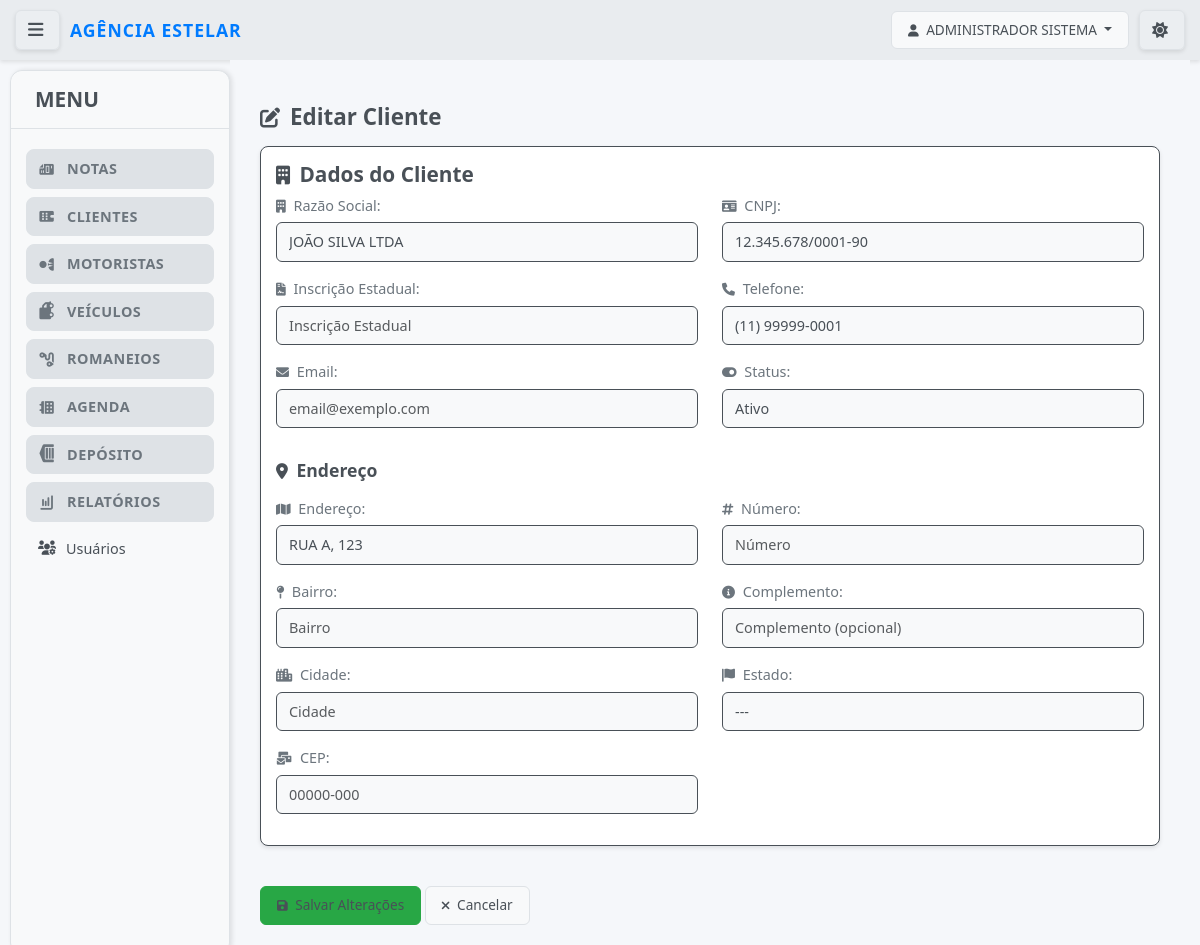
The page /notas/clientes/editar/21/ (signed in) on the database its author committed.
### notas/models.py (models this page shows, shortened)
class UpperCaseMixin:
    def save(self, *args, **kwargs):
        for field in self._meta.fields:
            if hasattr(field, 'max_length') and hasattr(self, field.name):
                value = getattr(self, field.name)
                if value and isinstance(value, str):
                    exclude_fields = [
                        'email', 'password', 'username', 'cpf', 'cnpj',
                        'cnh', 'chassi', 'renavam', 'placa', 'cep',
                        'telefone', 'rntrc', 'numero_consulta', 'tipo_usuario',
                        'status'  # Adicionado para não converter status para maiúsculo
                    ]
                    if field.name not in exclude_fields:
                        setattr(self, field.name, value.upper())
        super().save(*args, **kwargs)

class Usuario(UpperCaseMixin, AbstractUser):
    TIPO_USUARIO_CHOICES = [
        ('admin', 'Administrador'),
        ('funcionario', 'Funcionário'),
        ('cliente', 'Cliente'),
    ]
    tipo_usuario = models.CharField(
        max_length=20,
        choices=TIPO_USUARIO_CHOICES,
        default='funcionario',
        verbose_name="Tipo de Usuário"
    )
    cliente = models.ForeignKey(
        Cliente,
        on_delete=models.CASCADE,
        null=True,
        blank=True,
        verbose_name="Cliente Vinculado"
    )
    telefone = models.CharField(max_length=20, blank=True, verbose_name="Telefone")
    ultimo_acesso = models.DateTimeField(null=True, blank=True, verbose_name="Último Acesso")
    REQUIRED_FIELDS = ['email', 'first_name', 'last_name']
    USERNAME_FIELD = 'username'
    is_authenticated = True
    is_anonymous = False
    objects = UsuarioManager()
    class Meta:
        verbose_name = "Usuário"
        verbose_name_plural = "Usuários"
        ordering = ['username']
    def get_full_name(self):
        return f"{self.first_name} {self.last_name}".strip()
    @property
    def is_admin(self):
        return self.tipo_usuario == 'admin'
    @property
    def is_cliente(self):
        return self.tipo_usuario == 'cliente'
    def can_access_funcionalidades(self):
        return self.is_admin or self.is_funcionario

class Cliente(UpperCaseMixin, models.Model):
    razao_social = models.CharField(max_length=255, unique=True, verbose_name="Razão Social") # Adicionado unique=True
    cnpj = models.CharField(max_length=18, unique=True, blank=True, null=True, verbose_name="CNPJ")
    nome_fantasia = models.CharField(max_length=255, blank=True, null=True, verbose_name="Nome Fantasia")
    inscricao_estadual = models.CharField(max_length=20, blank=True, null=True, verbose_name="Inscrição Estadual")
    endereco = models.CharField(max_length=255, blank=True, null=True, verbose_name="Endereço")
    numero = models.CharField(max_length=10, blank=True, null=True, verbose_name="Número")
    complemento = models.CharField(max_length=255, blank=True, null=True, verbose_name="Complemento")
    bairro = models.CharField(max_length=100, blank=True, null=True, verbose_name="Bairro")
    cidade = models.CharField(max_length=100, blank=True, null=True, verbose_name="Cidade")
    estado = models.CharField(max_length=2, blank=True, null=True, verbose_name="Estado (UF)")
    cep = models.CharField(max_length=9, blank=True, null=True, verbose_name="CEP")
    telefone = models.CharField(max_length=20, blank=True, null=True, verbose_name="Telefone")
    email = models.EmailField(blank=True, null=True, verbose_name="Email")
    STATUS_CHOICES = [
        ('Ativo', 'Ativo'),
        ('Inativo', 'Inativo'),
    ]
    status = models.CharField(max_length=10, choices=STATUS_CHOICES, default='Ativo', verbose_name="Status")
    class Meta:
        verbose_name = "Cliente"
        verbose_name_plural = "Clientes"
        ordering = ['razao_social']

### notas/views.py (the view)
# urls.py: path('clientes/editar/<int:pk>/', views.editar_cliente, name='editar_cliente'),
def editar_cliente(request, pk):
    cliente = get_object_or_404(Cliente, pk=pk)
    if request.method == 'POST':
        form = ClienteForm(request.POST, instance=cliente)
        if form.is_valid():
            form.save()
            messages.success(request, 'Cliente atualizado com sucesso!')
            return redirect('notas:listar_clientes')
        else:
            messages.error(request, 'Houve um erro ao atualizar o cliente. Verifique os campos.')
    else:
        form = ClienteForm(instance=cliente)
    return render(request, 'notas/editar_cliente.html', {'form': form, 'cliente': cliente})

### notas/templates/notas/editar_cliente.html (shortened to what this page needs)
{% extends 'base.html' %}
{% block content %}
<div class="container mt-4">
    <h2><i class="fas fa-edit"></i> Editar Cliente</h2>
    <form method="post">
        <div class="card card-body mb-4">
            <h3><i class="fas fa-building"></i> Dados do Cliente</h3>
            <div class="row">
                <div class="col-md-6 mb-3">
                    <label for="{{ form.razao_social.id_for_label }}" class="form-label">
                        <i class="fas fa-building"></i> {{ form.razao_social.label }}:
                    </label>
                    {{ form.razao_social }}
                </div>
                <div class="col-md-6 mb-3">
                    <label for="{{ form.cnpj.id_for_label }}" class="form-label">
                        <i class="fas fa-id-card"></i> {{ form.cnpj.label }}:
                    </label>
                    {{ form.cnpj }}
                </div>
                <div class="col-md-6 mb-3">
                    <label for="{{ form.inscricao_estadual.id_for_label }}" class="form-label">
                        <i class="fas fa-file-contract"></i> {{ form.inscricao_estadual.label }}:
                    </label>
                    {{ form.inscricao_estadual }}
                </div>
                <div class="col-md-6 mb-3">
                    <label for="{{ form.telefone.id_for_label }}" class="form-label">
                        <i class="fas fa-phone"></i> {{ form.telefone.label }}:
                    </label>
                    {{ form.telefone }}
                </div>
                <div class="col-md-6 mb-3">
                    <label for="{{ form.email.id_for_label }}" class="form-label">
                        <i class="fas fa-envelope"></i> {{ form.email.label }}:
                    </label>
                    {{ form.email }}
                </div>
                <div class="col-md-6 mb-3">
                    <label for="{{ form.status.id_for_label }}" class="form-label">
                        <i class="fas fa-toggle-on"></i> {{ form.status.label }}:
                    </label>
                    {{ form.status }}
                </div>
                <div class="col-12 mt-3 mb-2"><h4><i class="fas fa-map-marker-alt"></i> Endereço</h4></div>
                <div class="col-md-6 mb-3">
                    <label for="{{ form.endereco.id_for_label }}" class="form-label">
                        <i class="fas fa-map"></i> {{ form.endereco.label }}:
                    </label>
                    {{ form.endereco }}
                </div>
                <div class="col-md-6 mb-3">
                    <label for="{{ form.numero.id_for_label }}" class="form-label">
                        <i class="fas fa-hashtag"></i> {{ form.numero.label }}:
                    </label>
                    {{ form.numero }}
                </div>
                <div class="col-md-6 mb-3">
                    <label for="{{ form.bairro.id_for_label }}" class="form-label">
                        <i class="fas fa-map-pin"></i> {{ form.bairro.label }}:
                    </label>
                    {{ form.bairro }}
                </div>
                <div class="col-md-6 mb-3">
                    <label for="{{ form.complemento.id_for_label }}" class="form-label">
                        <i class="fas fa-info-circle"></i> {{ form.complemento.label }}:
                    </label>
                    {{ form.complemento }}
                </div>
                <div class="col-md-6 mb-3">
                    <label for="{{ form.cidade.id_for_label }}" class="form-label">
                        <i class="fas fa-city"></i> {{ form.cidade.label }}:
                    </label>
                    {{ form.cidade }}
                </div>
                <div class="col-md-6 mb-3">
                    <label for="{{ form.estado.id_for_label }}" class="form-label">
                        <i class="fas fa-flag"></i> {{ form.estado.label }}:
                    </label>
                    {{ form.estado }}
                </div>
                <div class="col-md-6 mb-3">
                    <label for="{{ form.cep.id_for_label }}" class="form-label">
                        <i class="fas fa-mail-bulk"></i> {{ form.cep.label }}:
                    </label>
                    {{ form.cep }}
                </div>
            </div>
        </div>
        <button type="submit" class="btn btn-success mt-3">
            <i class="fas fa-save"></i> Salvar Alterações
        </button>
        <a href="{% url 'notas:detalhes_cliente' cliente.pk %}" class="btn btn-secondary mt-3">
            <i class="fas fa-times"></i> Cancelar
        </a>
    </form>
</div>
{% endblock %}

### templates/base.html (shortened to what this page needs)
{% load static %}
<!DOCTYPE html>
<html lang="pt-BR">
<head>
    <link href="https://cdn.jsdelivr.net/npm/bootstrap@5.3.3/dist/css/bootstrap.min.css" rel="stylesheet">
            <link rel="stylesheet" href="{% static 'css/style.css' %}?v=4.8">
    <link rel="stylesheet" href="https://cdnjs.cloudflare.com/ajax/libs/font-awesome/6.0.0-beta3/css/all.min.css">
</head>
<body class="{% if not user.is_authenticated %}login-page{% endif %}">
    <div class="top-bar">
        {% if user.is_authenticated %}
        <button id="menu-toggle" class="btn btn-outline-light btn-sm menu-toggle-btn" title="Alternar Menu">
            <i class="fas fa-bars"></i>
        </button>
        {% endif %}
                        <div class="logo-container">
                            <a href="{% url 'notas:dashboard' %}" class="logo">Agência Estelar</a>
                        </div>
        <div class="user-area">
            <div class="user-info">
                {% if user.is_authenticated %}
                    <div class="dropdown">
                        <button class="btn btn-outline-light dropdown-toggle" type="button" id="userDropdown" data-bs-toggle="dropdown" aria-expanded="false">
                            <i class="fas fa-user"></i> {{ user.get_full_name|default:user.username }}
                        </button>
                    </div>
                {% else %}
                    <a href="{% url 'notas:login' %}" class="btn btn-outline-light">Login</a>
                {% endif %}
            </div>
            <button id="theme-toggle" class="btn btn-outline-light btn-sm theme-toggle-btn" title="Alternar Tema">
                <i id="theme-icon" class="fas fa-sun"></i>
            </button>
        </div>
    </div>
    <div class="main-wrapper">
        {% if user.is_authenticated %}
               <div class="sidebar">
           <div class="sidebar-header">
               <h3>MENU</h3>
           </div>
            <nav class="sidebar-nav">
                <ul class="nav-menu">
                    {% if user.can_access_funcionalidades %}
                    <li class="nav-group">
                        <div class="nav-group-header">
                            <i class="fas fa-file-invoice"></i>
                            <span>Notas</span>
                        </div>
                    </li>
                    <li class="nav-group">
                        <div class="nav-group-header">
                            <i class="fas fa-building"></i>
                            <span>Clientes</span>
                        </div>
                    </li>
                    <li class="nav-group">
                        <div class="nav-group-header">
                            <i class="fas fa-user-tie"></i>
                            <span>Motoristas</span>
                        </div>
                    </li>
                    <li class="nav-group">
                        <div class="nav-group-header">
                            <i class="fas fa-truck"></i>
                            <span>Veículos</span>
                        </div>
                    </li>
                    <li class="nav-group">
                        <div class="nav-group-header">
                            <i class="fas fa-route"></i>
                            <span>Romaneios</span>
                        </div>
                    </li>
                    {% if user.is_admin %}
                    <li class="nav-group">
                        <div class="nav-group-header">
                            <i class="fas fa-calendar-alt"></i>
                            <span>Agenda</span>
                        </div>
                    </li>
                    {% endif %}
                    <li class="nav-group">
                        <div class="nav-group-header">
                            <i class="fas fa-warehouse"></i>
                            <span>Depósito</span>
                        </div>
                    </li>
                    {% if user.is_admin %}
                    <li class="nav-group">
                        <div class="nav-group-header">
                            <i class="fas fa-chart-bar"></i>
                            <span>Relatórios</span>
                        </div>
                    </li>
                   <li class="nav-item">
                       <a href="{% url 'notas:listar_usuarios' %}">
                           <i class="fas fa-users-cog"></i> Usuários
                       </a>
                   </li>
                    {% endif %}
                    {% endif %}
                </ul>
            </nav>
        </div>
        {% endif %}
        <div class="main-content">
            {% block content %}{% endblock %}
        </div>
    </div>
</body>
</html>
</html>

### rows shown on the page
Usuario: get_full_name "ADMINISTRADOR SISTEMA"
Cliente: razao_social "JOÃO SILVA LTDA", cnpj "12.345.678/0001-90", telefone "(11) 99999-0001", status "Ativo", endereco "RUA A, 123", estado "---"
